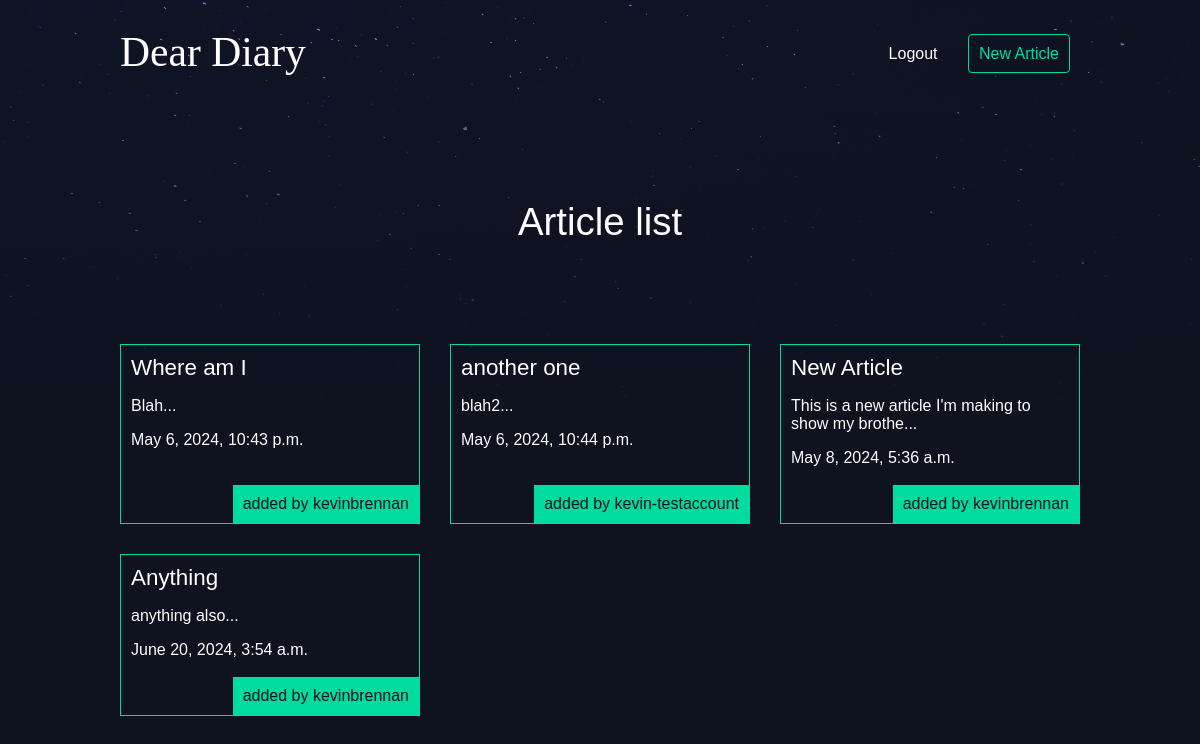
The app's page / (signed in) with its own data.
### articles/models.py (models this page shows, shortened)
class Article(models.Model):
    title = models.CharField(max_length=100)  # each of these are columns in the db/elements of the article. Need to set them equal to their Field type
    slug = models.SlugField()  # Slug is a URL
    body = models.TextField()
    date = models.DateTimeField(auto_now_add=True)  # when an article is created, the time is automatically generated
    thumb = models.ImageField(default='default.png', blank=True)
    author = models.ForeignKey(User, default=None, on_delete=models.DO_NOTHING)
    def snippet(self):
        return self.body[:50] + '...'

### articles/views.py (the view)
# urls.py: path("", views.article_list, name="list"), #as this is the homepage, there is no route/url path to take so the string is empty
def article_list(request):
    articles = Article.objects.all().order_by('date')  #this grabs all records from article db table. Can order by any field in the model
    return render(request, 'articles/article_list.html', { 'articles': articles })  #the third parameter is the data we want to send to the template

### articles/templates/articles/article_list.html (shortened to what this page needs)
{% extends 'base_layout.html' %}
{% block content %}
    <h1>Article list</h1>
    <div class="articles">
        {% for article in articles %}
        <div class="article">
            <h2><a href="{% url 'articles:detail' slug=article.slug %}">{{ article.title }}</a></h2>
            <p>{{ article.snippet }}</p>
            <p>{{ article.date }}</p>
            <p class="author">added by {{ article.author.username }}</p>
        </div>
    </div>
{% endblock %}

### assets/styles.css (style rules this page uses)
body { background-color: #0f121f; background-image: url(stars.png); background-repeat: no-repeat; color: #fff; }
body * { font-family: Ubuntu, 'Gill Sans', 'Gill Sans MT', Calibri, 'Trebuchet MS', sans-serif; }
h1, h2, h3, h4, h5 { font-weight: lighter; margin: 0; }
a, a:hover, a:visited { color: #fff; text-decoration: none; }
div.wrapper h1 { text-align: center; margin: 100px auto; font-size: 2.4em; }
.articles { display: grid; grid-template-columns: 1fr 1fr 1fr; grid-gap: 30px; }
.article { padding: 10px; border: 1px solid #00dba0; position: relative; padding-bottom: 40px; }
.article h2 { font-size: 1.4em; }
.article p { font-weight: lighter; }
.article .author { padding: 10px; background-color: #00dba0; position: absolute; right: 0; bottom: 0; margin: 0; color: #0f121f; font-weight: normal; }

### records on screen
Article: title "Where am I", snippet "Blah...", date "May 6, 2024, 10:43 p.m.", author.username "kevinbrennan"
Article: title "another one", snippet "blah2...", date "May 6, 2024, 10:44 p.m.", author.username "kevin-testaccount"
Article: title "New Article", snippet "This is a new article I'm making to show my brothe...", date "May 8, 2024, 5:36 a.m.", author.username "kevinbrennan"
Article: title "Anything", snippet "anything also...", date "June 20, 2024, 3:54 a.m.", author.username "kevinbrennan"
